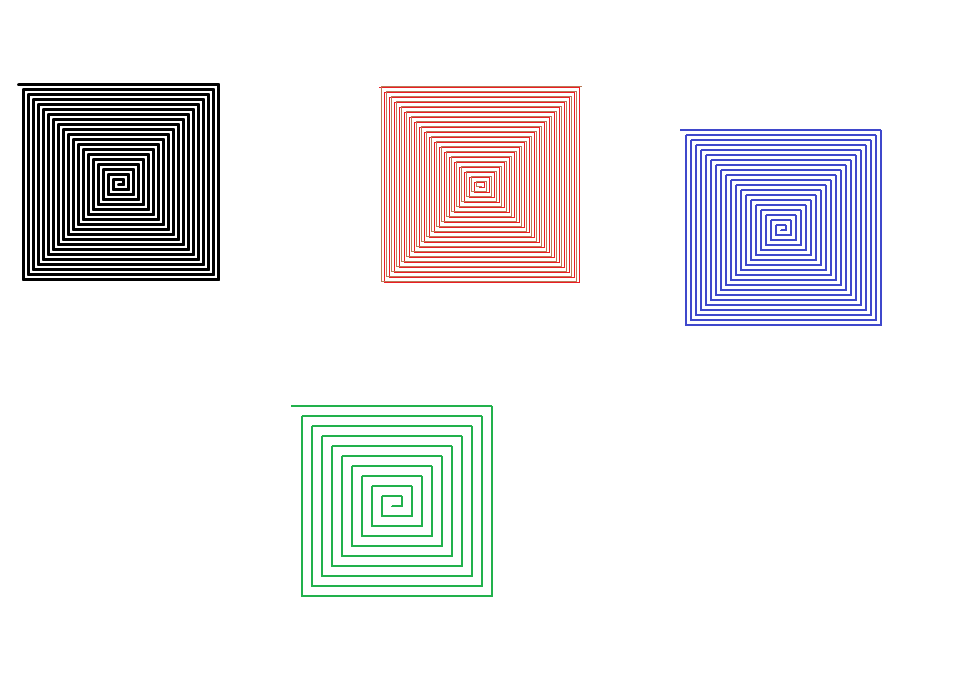
#> input picture 12_Images/Images/autogui.png, 956 x 695 px; its folder holds only this picture in this run
$ python change_Black-Blue.py
#> lines starting #> are read from the running program, lines starting #| are printed output that depends on the picture; after the words box and inside, x2 and y2 are one past the last pixel; in counts of white or black regions, pixels touching at a corner belong together
import os
try:
    from PIL import Image
except ImportError:
    import Image
import numpy as np

count = 0
for filename in os.listdir('.'):
    if not (filename.endswith('.png') or filename.endswith('.JPG')):
        continue
    else:
        count = count + 1
        im = Image.open(filename)
#> im is the input picture: PIL image 956x695 RGB; mean R, G, B 237.5, 236.1, 237.8
        im = im.convert('RGBA')
#> im: PIL image 956x695 RGBA
        data = np.array(im)   # "data" is a height x width x 4 numpy array
        red, green, blue, alpha = data.T # Temporarily unpack the bands for readability
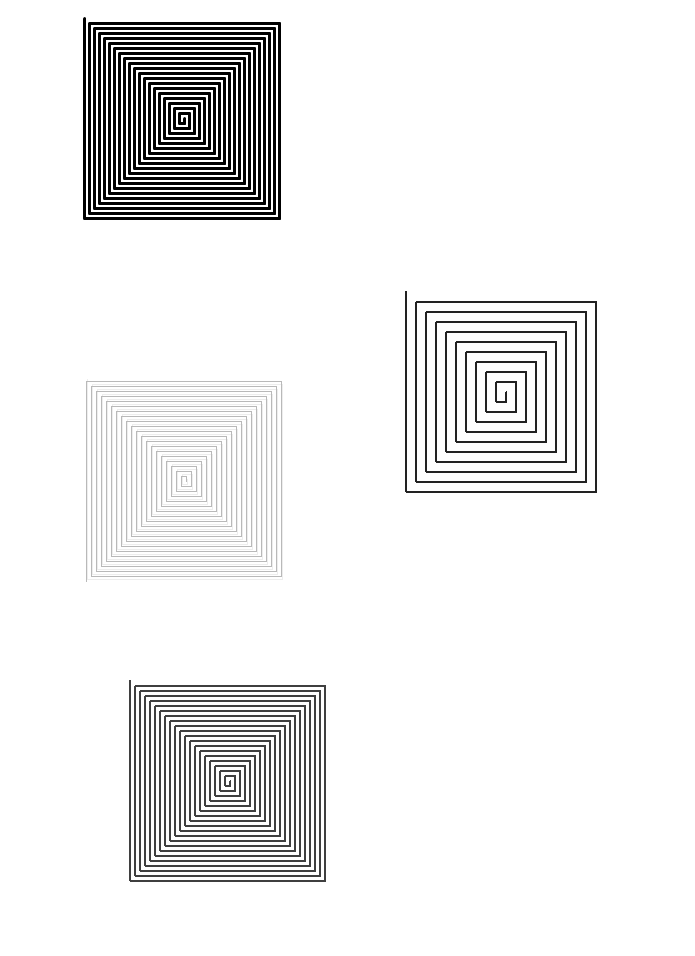
#> red: shape (956, 695); min 0, max 255, mean 237.5
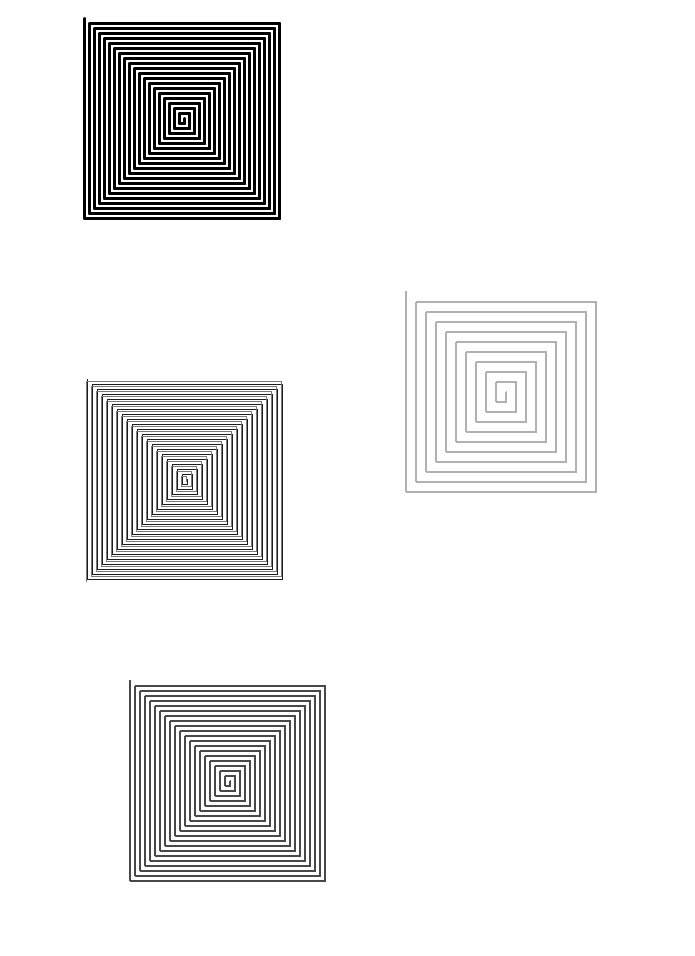
#> green: shape (956, 695); min 0, max 255, mean 236.1
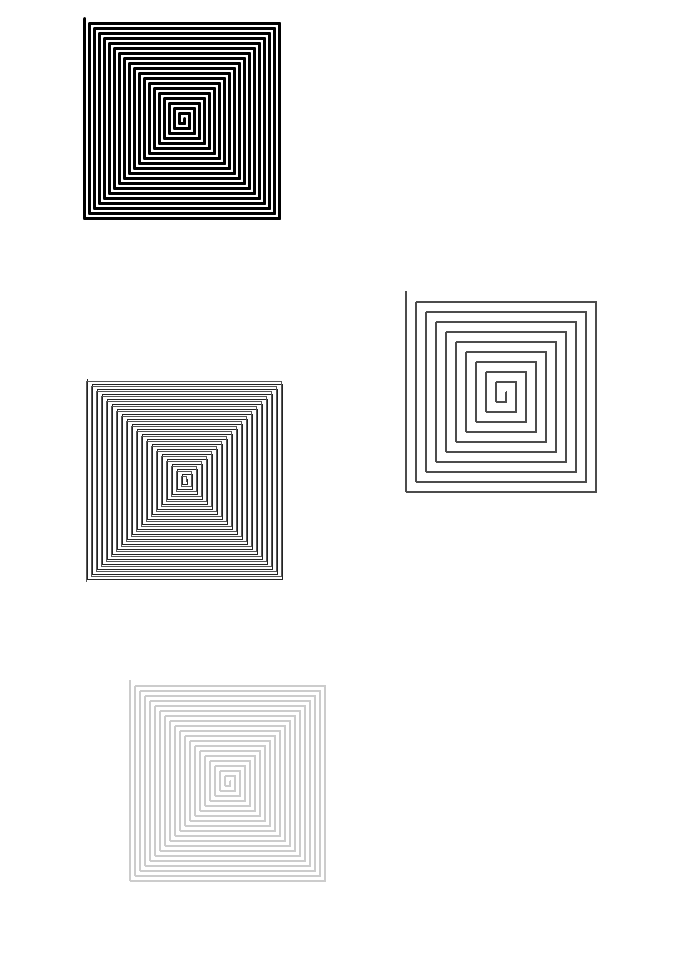
#> blue: shape (956, 695); min 0, max 255, mean 237.8
#> alpha: shape (956, 695); every value is 255
        # Replace white with BLUE... (leaves alpha values alone...)
        white_areas = (red == 0) & (blue == 0) & (green == 0)
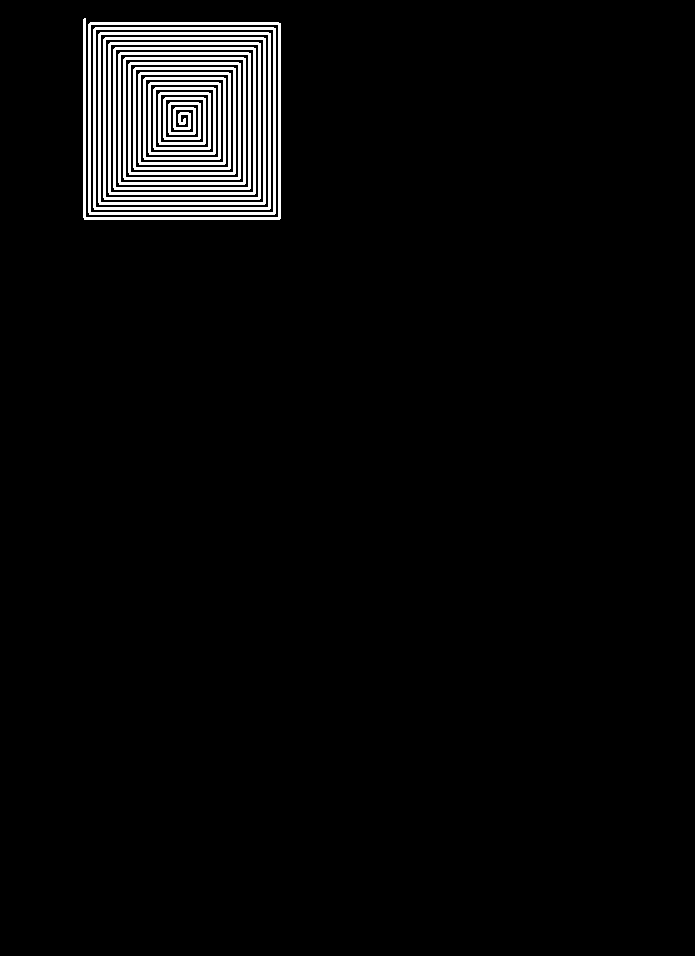
#> white_areas: shape (956, 695) bool; 3.6% white; 1 white region, box (x1, y1, x2, y2) and area: (83, 18, 281, 220) 23846
        data[..., :-1][white_areas.T] = (0, 0, 255) # Transpose back needed
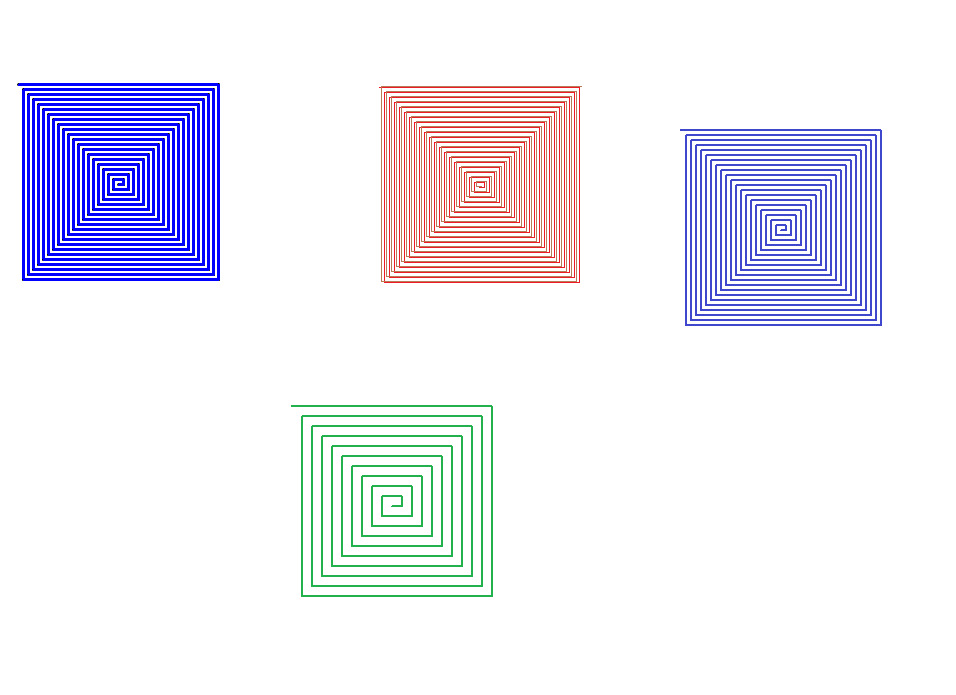
#> data: shape (695, 956, 4); mean R, G, B, A 237.5, 236.1, 246.9, 255
        im2 = Image.fromarray(data)
        im2.save(str(count) + "b_" + filename)
